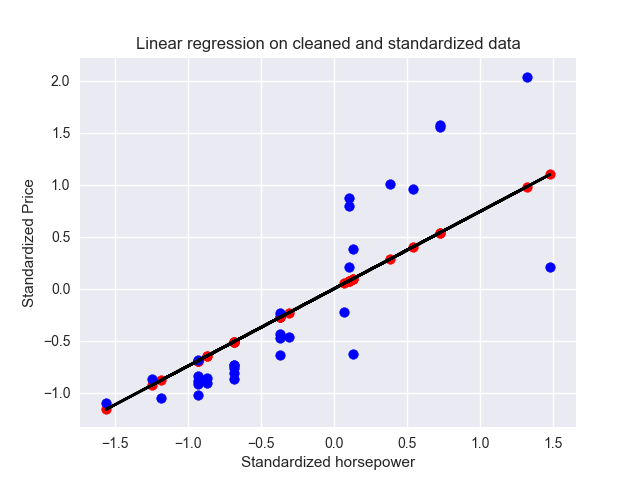

The Python source for this figure:
import pandas as pd
import matplotlib.pyplot as plt
import numpy as np
from sklearn import datasets, linear_model
from sklearn.preprocessing import StandardScaler
from sklearn.linear_model import LinearRegression
import seaborn
seaborn.set()

df = pd.read_csv('imports-85.data',
            header=None,
            names=['symboling','normalized-losses','make','fuel-type',
                'aspiration','num-of-doors','body-style','drive-wheels',
                'engine-location','wheel-base','length','width','height',
                'curb-weight','engine-type','num-of-cylinders','engine-size',
                'fuel-system','bore','stroke','compression-ratio','horsepower',
                'peak-rpm','city-mpg','highway-mpg','price'],
                na_values=('?'))
print(df.shape)

# remove NaN values
df = df.dropna()
print(df.shape)

# split data into training and testing
split = round(df.shape[0] * 0.8);
df_train = df[:split]
df_test = df[split:]
print('Shape of train data is'+str(df_train.shape))
print('Shape of test data is'+str(df_test.shape))

# data standarzation
transformer = StandardScaler()
scaled_train_horsepower = transformer.fit_transform(df_train['horsepower'].values.reshape(-1,1))
scaled_test_horsepower = transformer.transform(df_test['horsepower'].values.reshape(-1,1))
scaled_train_price = transformer.fit_transform(df_train['price'].values.reshape(-1,1))
scaled_test_price = transformer.transform(df_test['price'].values.reshape(-1,1))

# build a linear regression model
model = LinearRegression()
model.fit(scaled_train_horsepower,scaled_train_price)
predict = model.predict(scaled_test_horsepower)

# plot
plt.scatter(scaled_test_horsepower, predict, color='red')
plt.scatter(scaled_test_horsepower, scaled_test_price, color='blue')
plt.plot(scaled_test_horsepower, predict, color='black', linewidth=2)
plt.xlabel("Standardized horsepower")
plt.ylabel("Standardized Price")
plt.title("Linear regression on cleaned and standardized data")
plt.savefig('lr_rawdata.png')
plt.show()
quit()
